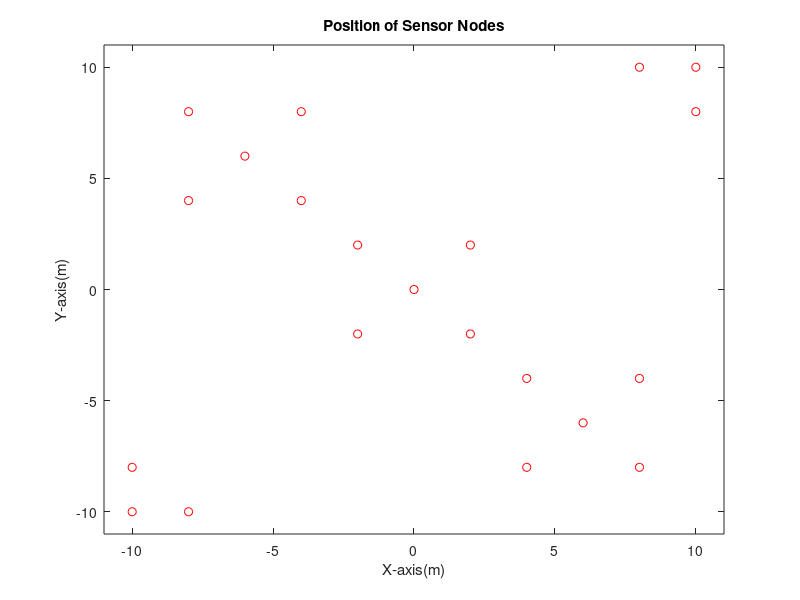

Source code (MATLAB):
sensors=[0,0;-2,2;2,2;-2,-2;2,-2;-6,6;-8,8;-4,8;-8,4;-4,4;6,-6;8,-8;4,-8;8,-4;4,-4;-10,-10;10,10;-8,-10;-10,-8;8,10;10,8];
plot(sensors(1:end,1),sensors(1:end,2),'ro');
axis([-11 11 -11 11]); 
 title 'Position of Sensor Nodes';
    xlabel 'X-axis(m)';
    ylabel 'Y-axis(m)';
    
    